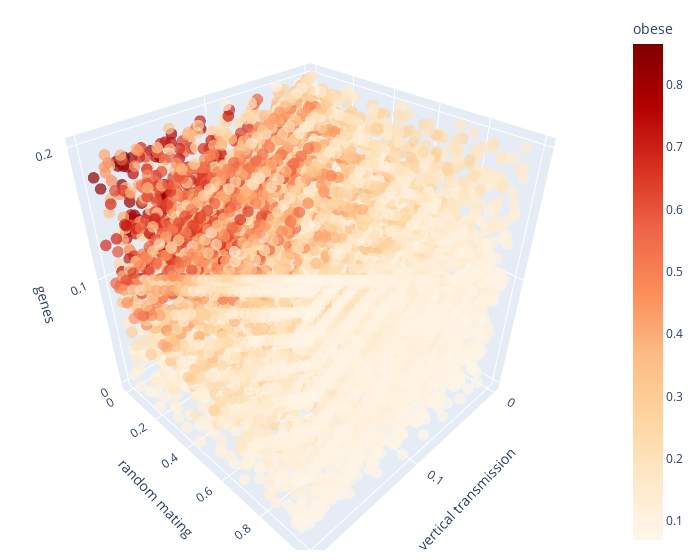

Notebook cell for this chart:
### Markdown cell above
## Proportion obese

### Code cell
ef = Sensitivity(problem, df['g4'], X)
ef.score('efast')
ef.plot(save=True, filepath= plots_path + 'snp-vt-efast-prop-obese-test.pdf',
    move=True, moving_path= '../manuscript/plots/')
ef.plot3D(labels={'outcome':'obese', 'y':'random mating', 'x':'vertical transmission', 'z':'genes'})

sav = {
    'ef_obese_s1': ef.tabval('S1'),
    'ef_obese_st': ef.tabval('ST')
}

### Figure 1 — Plotly figure (JSON) as saved in the notebook; plotly's stock layout.template omitted (floating-point values rounded to 4 significant figures; data arrays with more than 128 entries replaced by an {"elided": "..."} marker saying what was removed)
{"data": [{"hovertemplate": "p_vertical_trans_variance=%{x}<br>p_random_mating=%{y}<br>p_genetic_variance=%{z}<br>g4=%{marker.color}<extra></extra>", "legendgroup": "", "marker": {"color": {"elided": "8000 float values"}, "coloraxis": "coloraxis", "opacity": 0.7, "size": 4, "symbol": "circle"}, "mode": "markers", "name": "", "scene": "scene", "showlegend": false, "type": "scatter3d", "x": {"elided": "8000 float values"}, "y": {"elided": "8000 float values"}, "z": {"elided": "8000 float values"}}], "layout": {"coloraxis": {"colorbar": {"title": {"text": "obese"}}, "colorscale": [[0.0, "rgb(255,247,236)"], [0.125, "rgb(254,232,200)"], [0.25, "rgb(253,212,158)"], [0.375, "rgb(253,187,132)"], [0.5, "rgb(252,141,89)"], [0.625, "rgb(239,101,72)"], [0.75, "rgb(215,48,31)"], [0.875, "rgb(179,0,0)"], [1.0, "rgb(127,0,0)"]]}, "legend": {"tracegroupgap": 0}, "margin": {"b": 10, "l": 10, "r": 20, "t": 10}, "scene": {"domain": {"x": [0.0, 1.0], "y": [0.0, 1.0]}, "xaxis": {"title": {"text": "vertical transmission"}}, "yaxis": {"title": {"text": "random mating"}}, "zaxis": {"title": {"text": "genes"}}}, "width": 700}}
